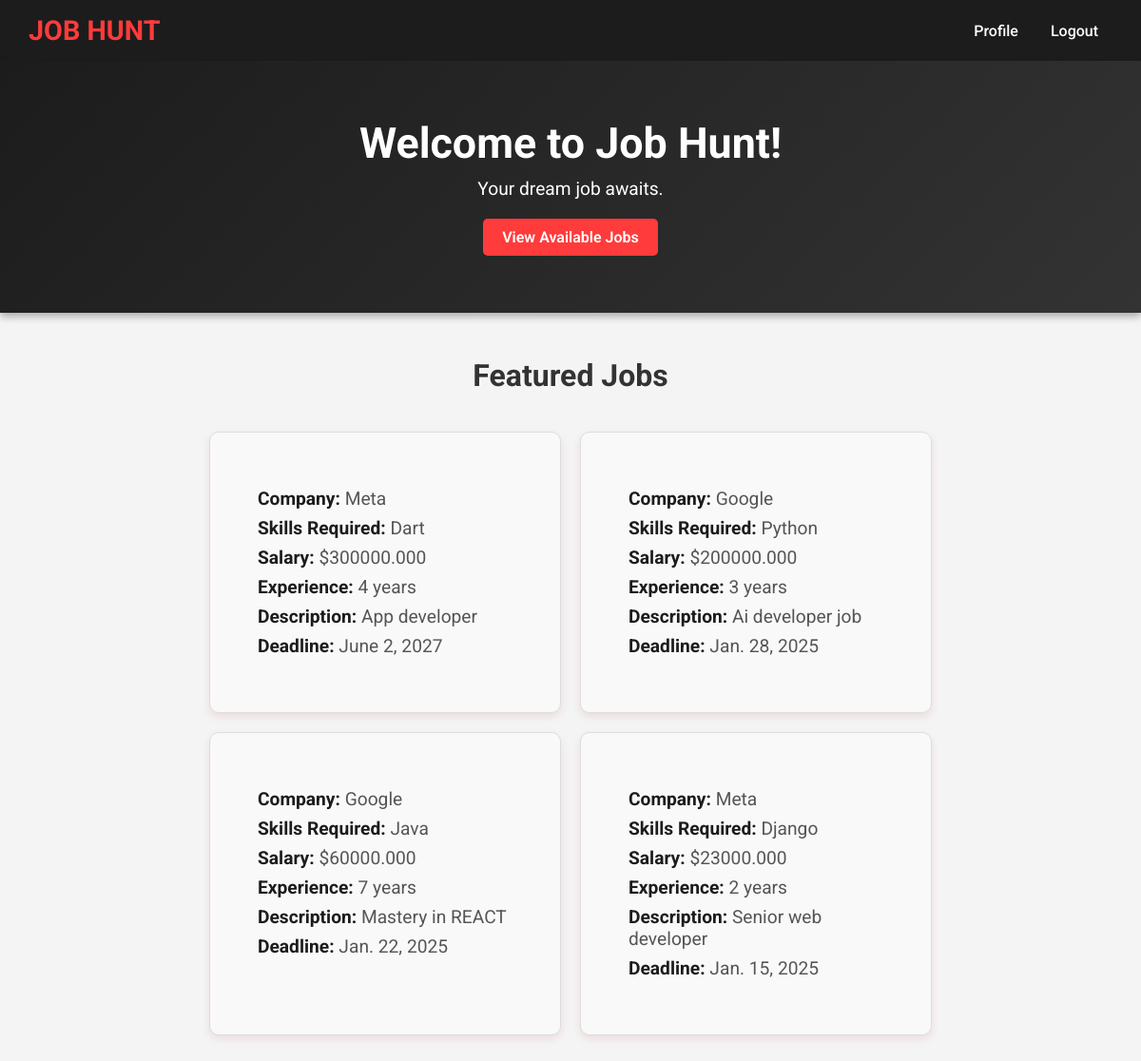
The app's page /home/ (signed in) with its own data.
### jobs/models.py (models this page shows, shortened)
class jobs(models.Model):
    job_id = models.AutoField(primary_key=True)
    c_username = models.ForeignKey(company, on_delete=models.CASCADE, related_name="job_posted")
    req_skill = models.CharField(max_length=50)
    title = models.CharField(max_length=100)
    limit = models.IntegerField()
    salary = models.DecimalField(max_digits=10, decimal_places=3)
    description = models.CharField(max_length=400)
    req_experience = models.IntegerField()
    deadline = models.DateField()

class company(models.Model):
    c_username = models.OneToOneField(user, on_delete=models.CASCADE, primary_key=True, related_name="company")
    company_name = models.CharField(max_length=100)
    company_type = models.CharField(max_length=100)
    establishment_year = models.DateField()

### jobs/views.py (the view, shortened to what this page needs)
# urls.py: path('home/', views.home, name='home'),
def home(request):
    user_instance = user.objects.get(username=request.session['username'])
    all_jobs = jobs.objects.all()
    featured_jobs = sample(list(all_jobs), min(4, len(all_jobs)))
    if hasattr(user_instance, "job_seeker"):
        context = {
            'user': user_instance.job_seeker.first_name,
            'user_type': "Job Seeker",
            'featured_jobs': featured_jobs
        }
        return render(request, 'jobs/homes.html', context)

### jobs/templates/jobs/homes.html (shortened to what this page needs)
<!DOCTYPE html>
<html lang="en">
<head>
    {% load static %}
    <link rel="stylesheet" href="{% static 'jobs/homes.css' %}">
</head>
<body>
    <nav>
        <div class="logo">
            <span>Job Hunt</span>
        </div>
        <div class="nav-links">
            {% if user_type == "Company" %}
            <a href="{% url 'company_dashboard' %}">Profile</a>
            {% elif user_type == "Job Seeker" %}
            <a href="{% url 'seeker_dashboard' %}">Profile</a>
            {% endif %}
            <a href="{% url 'user_logout' %}">Logout</a>
        </div>
    </nav>
    <header class="hero">
        <h1>Welcome to Job Hunt!</h1>
        <p>Your dream job awaits.</p>
        {% if user_type == "Job Seeker" %}
            <a href="{% url 'view_jobs' %}" class="view">View Available Jobs</a>
        {% elif user_type == "Company" %}
            <a href="{% url 'view_jobs' %}" class="view">View All Jobs</a>
        {% endif %}
    </header>
    <div class="content">
        <section class="featured">
            <h2>Featured Jobs</h2>
            <div class="grid">
                {% for job in featured_jobs %}
                <div class="jobs">
                    <p><strong>Company:</strong> {{ job.c_username.company_name }}</p>
                    <p><strong>Skills Required:</strong> {{ job.req_skill }}</p>
                    <p><strong>Salary:</strong> ${{ job.salary }}</p>
                    <p><strong>Experience:</strong> {{ job.req_experience }} years</p>
                    <p><strong>Description:</strong> {{ job.description }}</p>
                    <p><strong>Deadline:</strong> {{ job.deadline }}</p>
                </div>
                {% empty %}
                <p>No featured jobs available at the moment.</p>
                {% endfor %}
            </div>
        </section>
    </div>
</body>
</html>

### jobs/static/jobs/homes.css (style rules this page uses)
body { font-family: 'Roboto', sans-serif; margin: 0; padding: 0; background: #f4f4f4; color: #333; }
nav { display: flex; justify-content: space-between; align-items: center; background: #1c1c1c; color: #fff; padding: 15px 30px; box-shadow: 0 2px 5px rgba(0, 0, 0, 0.2); }
.logo { font-size: 1.8rem; font-weight: 700; text-transform: uppercase; color: #ff3b3b; }
.nav-links a { color: #fff; margin: 0 15px; text-decoration: none; font-weight: 500; transition: color 0.3s; }
.hero { text-align: center; background: linear-gradient(135deg, #1c1c1c, #333); color: #fff; padding: 60px; box-shadow: 0 4px 8px rgba(0, 0, 0, 0.3); }
.hero h1 { font-size: 2.8rem; margin: 0 0 10px; }
.hero p { font-size: 1.2rem; margin: 0 0 20px; }
.hero .view { display: inline-block; background: #ff3b3b; color: #fff; padding: 10px 20px; font-size: 1rem; text-decoration: none; border-radius: 5px; font-weight: 600; transition: background 0.3s; }
.content { max-width: 1200px; margin: 0 auto; padding: 20px; }
.featured .grid { display: grid; grid-template-columns: repeat(auto-fit, minmax(300px, 1fr)); gap: 20px; padding: 20px 200px; }
.jobs { background: #f9f9f9; border: 1px solid #ddd; border-radius: 10px; padding: 50px; box-shadow: 0 4px 8px rgba(180, 20, 20, 0.1); transition: box-shadow 0.3s ease; }
.jobs p { margin: 8px 0; font-size: 1.2rem; color: #555; }
.jobs p strong { color: #1c1c1c; }
.featured h2 { text-align: center; font-size: 2rem; margin-bottom: 20px; color: #333; }

### records on screen
jobs: c_username.company_name "Meta", req_skill "Dart", salary "300000.000", req_experience "4", description "App developer", deadline "June 2, 2027"
jobs: c_username.company_name "Google", req_skill "Python", salary "200000.000", req_experience "3", description "Ai developer job", deadline "Jan. 28, 2025"
jobs: c_username.company_name "Google", req_skill "Java", salary "60000.000", req_experience "7", description "Mastery in REACT", deadline "Jan. 22, 2025"
jobs: c_username.company_name "Meta", req_skill "Django", salary "23000.000", req_experience "2", description "Senior web developer", deadline "Jan. 15, 2025"
